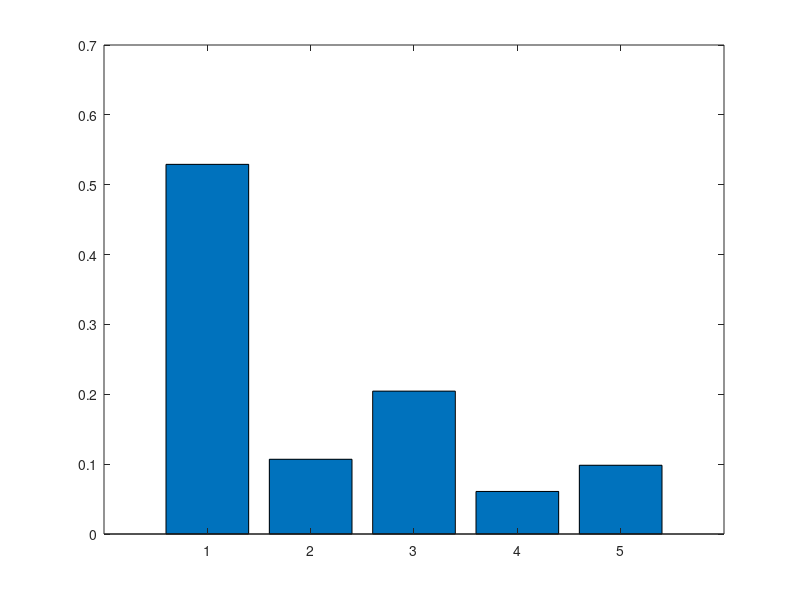

Reproduce this figure in MATLAB.
%Ejercicio 4
%Definimos matriz
clear
A=[1 5 3 7 5; 1/5 1 1/3 3 1/2; 1/3 3 1 5 3; 1/7 1/3 1/5 1 1/5;1/5 2 1/3 5 1];

%Metodo de la potencia
x0=ones(5,1);
x0=x0/norm(x0); %Autovector asociado normalizado
error=100;
x=A*x0;
lambda=x0'*x; %autovalor dominante
iter=1;
while error>10e-14
    iter=iter+1;
    x0=x;
    x0=x0/norm(x0);
    x=A*x0;
    lambda_new=x0'*x;
    res(iter)=abs(lambda_new-lambda);
    error=res(iter);
    lambda_arr(iter)=lambda;
    err(iter)=abs(0.8724/lambda)^iter;
    lambda=lambda_new;
    %Nº iteraciones,   autovalor dominante lambda  y error
    fprintf("n_iter: %2d lambda: %.16f error: %.2e \n", iter , lambda_arr(iter), res(iter))
end

tasa=abs(0.8724/lambda); %Tasa convergencia

%Si M consistente CI(M)=0. Si M recíproca: CI(M)>=0. 
%CI=(lambda-n)/(n-1)
CI=(lambda-5)/(5-1); %Lambda ultima - dimnensiones vector = IndiceInconsistencia
                     % Si es cercano a cero, la matriz es consistente
                     % luego menos iteraciones al converger mas rapidamente y
                     % conseguir menor error
%       Vector errores             Tasa de convergencia
semilogy(1:iter, res, '*r',1:iter, err-tasa.^iter,'b')

%Metodo minimos cuadrados para sacar valor vector de pesos w
H=[1 -A(1,2) 0 0 0;
    1 0 -A(1,3) 0 0;
    1 0 0 -A(1,4) 0;
    1 0 0 0 -A(1,5);
    0 1 -A(2,3) 0 0;
    0 1 0 -A(2,4) 0;
    0 1 0 0 -A(2,5); 
    0 0 1 -A(3,4) 0;
    0 0 1 0 -A(3,5);
    0 0 0 1 -A(4,5);
    1 1 1 1 1]
b=[0 0 0 0 0 0 0 0 0 0 1]'

v=H\b;
w=v/sum(v); %Piden suma componentes = 1, normalizas el vector obtenido

bar(w);

%Construir matriz W a partir del vector w
W=zeros(5,5);
for i=1:5
    for j=1:5
        W(i,j)=w(i)/w(j);
    end
end
Res=abs(W-A); %Que elementos se desvian más de la matriz W a la A?
Des_max=max(Res(:));

%2)
%Tecnica de minimos cuadrados para solucionar sistema lineal
L=log(A);
H2=[1 -1 0 0 0; 1 0 -1 0 0; 1 0 0 -1 0; 1 0 0 0 -1; 1 1 1 1 1]; %Piden procesar unicamente la primera fila
b2=[L(1,2) L(1,3) L(1,4) L(1,5) 0]';

v2=H2\b2;
w2=exp(v2)/sum(exp(v2));